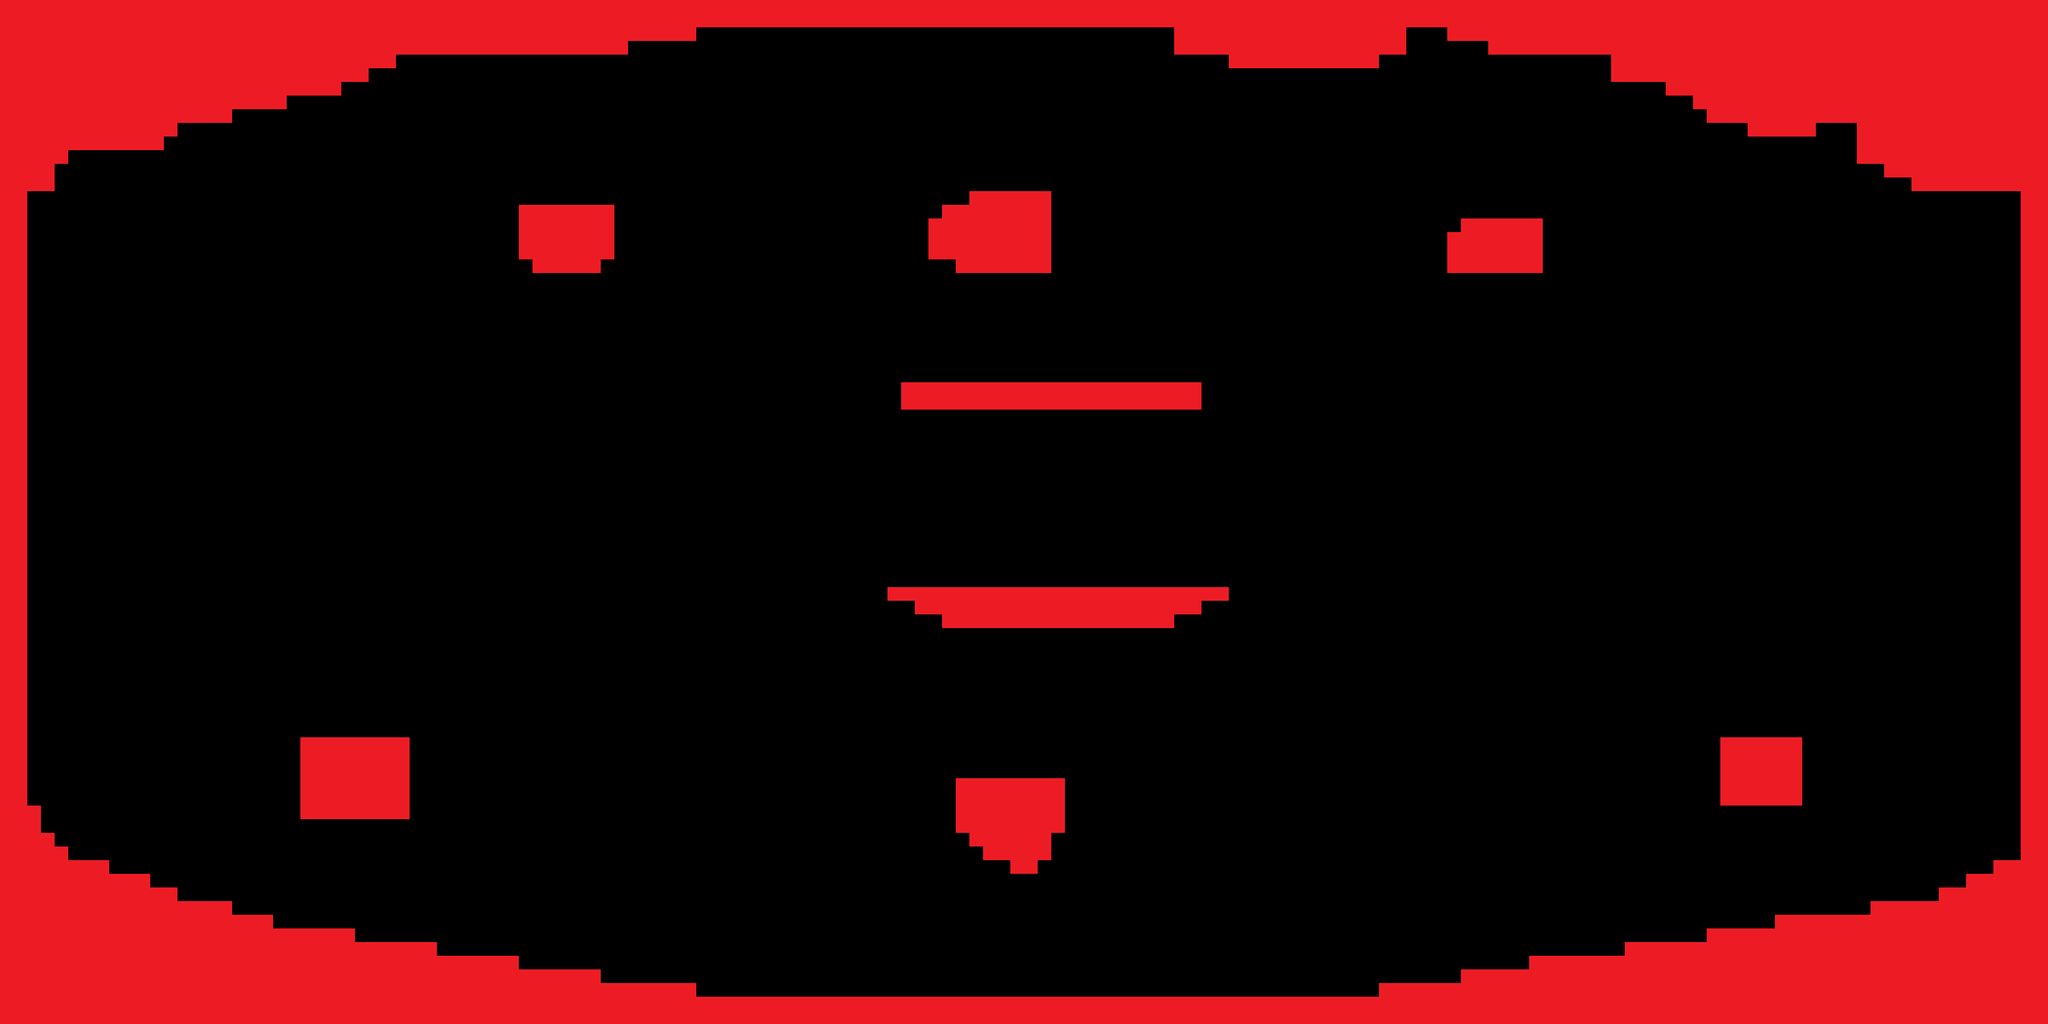

This is a level from a 2D game, rendered from its Tiled map with the project's own tilesets. A one-line summary and the map file follow, with tile-layer data summarised:
An orthogonal 150x75 tile map with 20x20 px tiles, 1 tile layer (block_movement).

<map version="1.0" orientation="orthogonal" renderorder="right-down" width="150" height="75" tilewidth="20" tileheight="20" nextobjectid="1">
 <tileset firstgid="1" name="block_movement" tilewidth="20" tileheight="20" tilecount="1" columns="1">
  <image source="block_movement.png" width="20" height="20" />
  <tile id="0">
   <properties>
    <property name="block_movement" type="bool" value="true" />
   </properties>
  </tile>
 </tileset>
 <layer name="block_movement" width="150" height="75">
  <properties>
   <property name="block_movement" type="bool" value="true" />
  </properties>
  <data>[11250 cells, 2234 non-empty, 1 distinct tile ids]</data>
 </layer>
</map>
